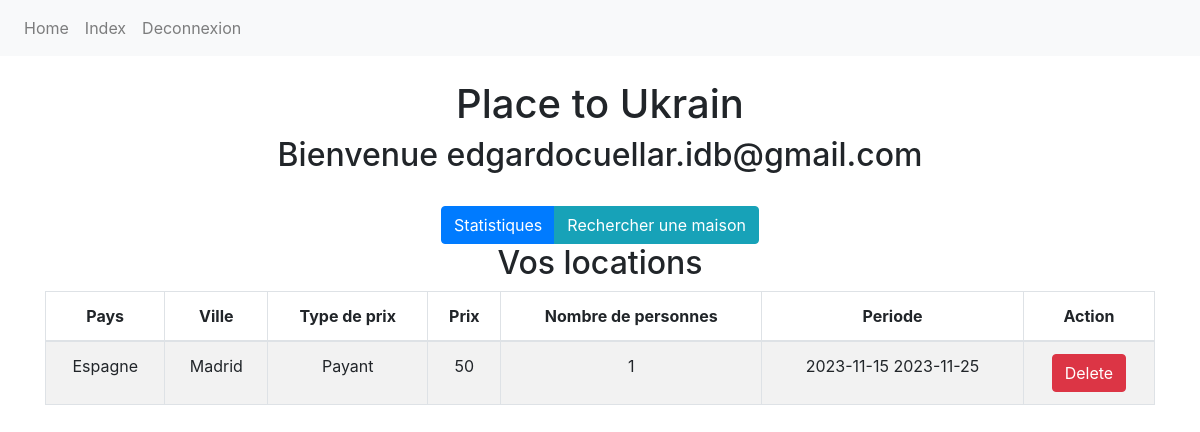
/index/ (signed in), run on the app's committed database.
### PlaceToUkrain/models/user.py (models this page shows, shortened)
class UkrUser(models.Model):
    email = models.EmailField(unique=True)
    password = models.CharField(max_length=128)
    is_host = models.BooleanField(default=False)
    @staticmethod
    def get_user_by_id(id):
        try:
            return UkrUser.objects.get(id=id)
        except:
            return False

### PlaceToUkrain/models/house.py (models this page shows, shortened)
class House(models.Model):
    country = models.CharField(max_length=128)
    city = models.CharField(max_length=128)
    price_type = models.CharField(max_length=128, choices=PRICE_TYPE_CHOICES)
    price = models.IntegerField()
    people = models.IntegerField()
    user_id = models.IntegerField()

### PlaceToUkrain/models/rented.py (models this page shows, shortened)
class Rented(models.Model):
    start_date = models.DateField()
    end_date = models.DateField()
    user = models.ForeignKey(UkrUser, on_delete=models.CASCADE)
    house = models.ForeignKey(House, on_delete=models.CASCADE)
    offer = models.IntegerField()
    def __str__(self):
        return str(self.start_date) + " " + str(self.end_date)
    @staticmethod
    def get_rented_by_user(user):
        return Rented.objects.filter(user=user)
    @staticmethod
    def get_rented_by_house_and_user(house, user):
        return Rented.objects.filter(house=house, user=user)

### PlaceToUkrain/views/index.py (the view)
# urls.py: path('index/', IndexView.as_view(), name='index'),
class IndexView(View):
    def get(self, request):
        if not request.session.get('user'):
            return redirect('login')
        user = UkrUser.get_user_by_id(request.session.get('user'))
        if user.is_host:
            houses = House.get_houses_by_user_id(request.session.get('user'))
        else:
            rented = Rented.get_rented_by_user(user)
            houses = []
            for rent in rented:
                houses.append(rent.house)
        return render(request, 'index.html', {'user': user, 'houses': houses})

### PlaceToUkrain/templatetags/filter.py (called while the page is built)
@register.filter(name='get_rented_periods')
def get_rented_periods(house_id, user_id):
    rented_periods = Rented.get_rented_by_house_and_user(house_id, user_id)
    return rented_periods

### PlaceToUkrain/templates/index.html (shortened to what this page needs)
{% extends 'base.html' %}
{% load filter %}
{% block content %}
  <div class="text-center">
    <h1>Place to Ukrain</h1>
    <h2>Bienvenue {{user.email}}</h2>
    <div class="btn-group mt-4" role="group">
      <a href="{% url 'statistics' %}" class="btn btn-primary">Statistiques</a>
      {% if user.is_host %}
        <a href="{% url 'create_house' %}" class="btn btn-success">Proposer une maison</a>
      {% else %}
        <a href="{% url 'search' %}" class="btn btn-info">Rechercher une maison</a>
      {% endif %}
    </div>
    {% if user.is_host %}
        <h2>Vos maisons</h2>
        <table class="table table-bordered table-striped">
        <thead>
            <tr>
              <th>Pays</th>
              <th>Ville</th>
              <th>Type de prix</th>
              <th>Prix</th>
              <th>Nombre de personnes</th>
              <th>Periodes</th>
              <th>Action</th>
            </tr>
        </thead>
        <tbody>
            {% for house in houses %}
            <tr>
                <td>{{ house.country }}</td>
                <td>{{ house.city }}</td>
                <td>{{ house.get_price_type_display }}</td>
                <td>{{ house.price }}</td>
                <td>{{ house.people }}</td>
                <td>
                  {% for period in house.id|get_periods %}
                    {{ period }}<br>
                  {% endfor %}
                </td>
                <td>
                  <form method="post" action="{% url 'delete_house' house.id %}">
                      {% csrf_token %}
                      <button type="submit" class="btn btn-danger">Delete</button>
                  </form>
                </td>
            </tr>
            {% endfor %}
        </tbody>
        </table>
    {% else %}
        <h2>Vos locations</h2>
        <table class="table table-bordered table-striped">
        <thead>
            <tr>
              <th>Pays</th>
              <th>Ville</th>
              <th>Type de prix</th>
              <th>Prix</th>
              <th>Nombre de personnes</th>
              <th>Periode</th>
              <th>Action</th>
            </tr>
        </thead>
        <tbody>
          {% for house in houses %}
          <tr>
              <td>{{ house.country }}</td>
              <td>{{ house.city }}</td>
              <td>{{ house.get_price_type_display }}</td>
              <td>{{ house.price }}</td>
              <td>{{ house.people }}</td>
              <td>
                {% for period in house.id|get_rented_periods:user.id %}
                  {{ period }}<br>
                {% endfor %}
              </td>
              <td>
                <form method="post" action="{% url 'delete_rent' house.id %}">
                    <button type="submit" class="btn btn-danger">Delete</button>
                </form>
              </td>
          </tr>
          {% endfor %}
      </tbody>
    {% endif %}
  </div>
{% endblock %}

### data on the page
UkrUser: email "edgardocuellar.idb@gmail.com"
House: country "Espagne", city "Madrid", price_type "Payant", price "50", people "1"
Rented: start_date+end_date "2023-11-15 2023-11-25"
